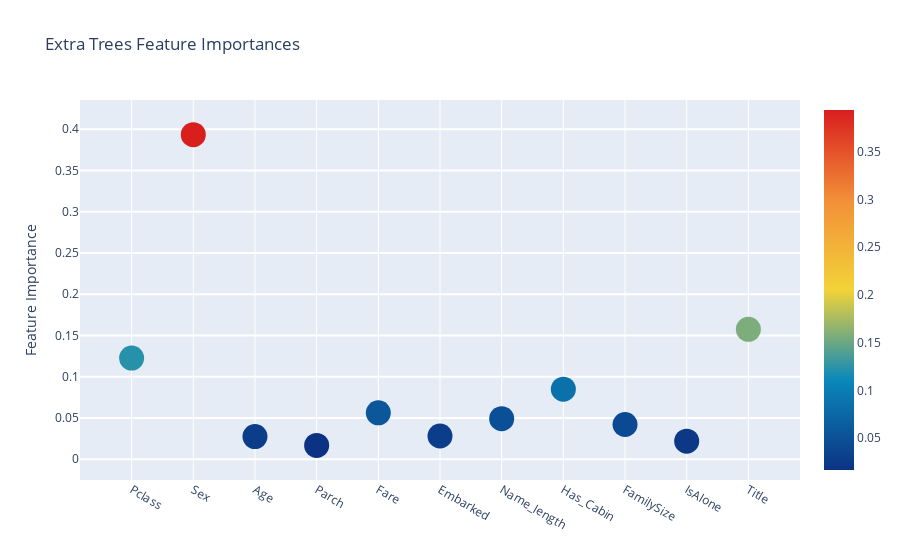
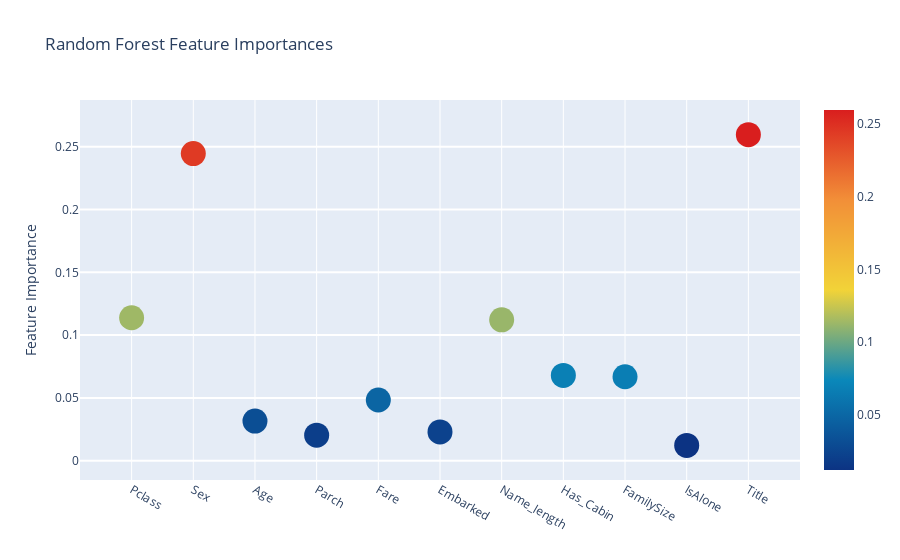
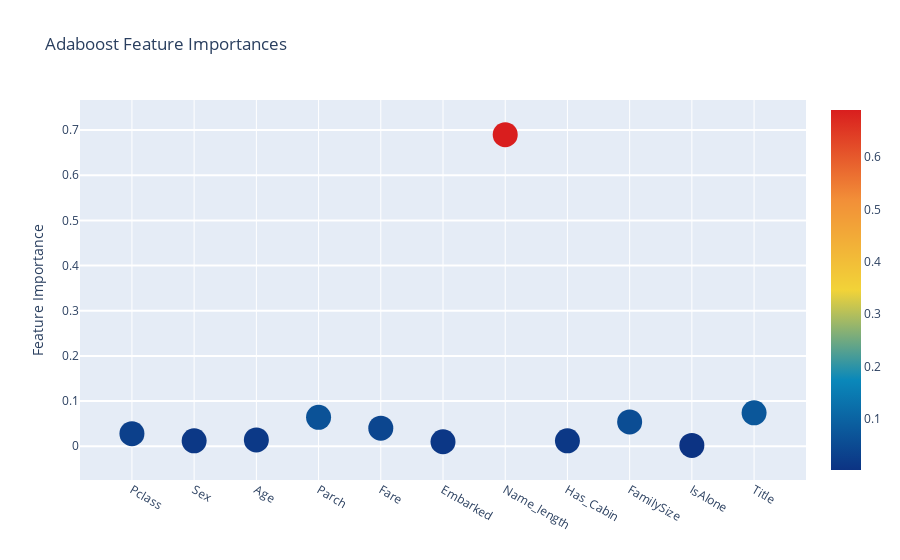
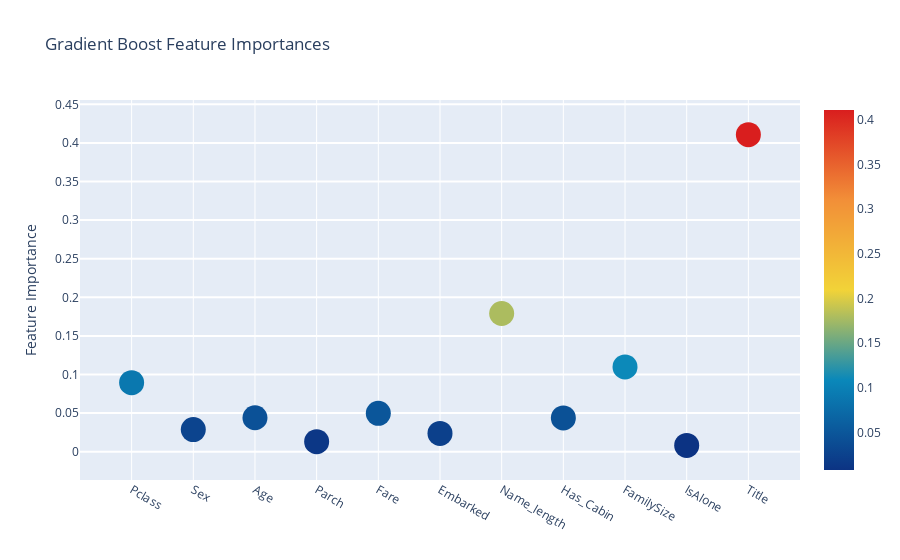

Write notebook code for charts like these, in order.
### Code cell
for i in range(1, 5):
    draw_graph(feature_dataframe.columns[i], feature_dataframe.columns[0])

### Figure 1 — Plotly figure (JSON) as saved in the notebook; plotly's stock layout.template omitted (floating-point values rounded to 4 significant figures)
{"data": [{"marker": {"color": [0.1226, 0.3935, 0.02744, 0.01674, 0.05624, 0.02811, 0.04911, 0.0849, 0.04209, 0.02182, 0.1575], "colorscale": [[0, "rgb(12,51,131)"], [0.25, "rgb(10,136,186)"], [0.5, "rgb(242,211,56)"], [0.75, "rgb(242,143,56)"], [1, "rgb(217,30,30)"]], "showscale": true, "size": 25, "sizemode": "diameter", "sizeref": 1}, "mode": "markers", "text": ["Pclass", "Sex", "Age", "Parch", "Fare", "Embarked", "Name_length", "Has_Cabin", "FamilySize", "IsAlone", "Title"], "type": "scatter", "x": ["Pclass", "Sex", "Age", "Parch", "Fare", "Embarked", "Name_length", "Has_Cabin", "FamilySize", "IsAlone", "Title"], "y": [0.1226, 0.3935, 0.02744, 0.01674, 0.05624, 0.02811, 0.04911, 0.0849, 0.04209, 0.02182, 0.1575]}], "layout": {"autosize": true, "hovermode": "closest", "showlegend": false, "title": {"text": "Extra Trees Feature Importances"}, "yaxis": {"gridwidth": 2, "ticklen": 5, "title": {"text": "Feature Importance"}}}}

### Figure 2 — Plotly figure (JSON) as saved in the notebook; plotly's stock layout.template omitted (floating-point values rounded to 4 significant figures)
{"data": [{"marker": {"color": [0.1138, 0.2445, 0.03151, 0.02032, 0.04831, 0.02289, 0.1121, 0.06791, 0.06681, 0.01218, 0.2596], "colorscale": [[0, "rgb(12,51,131)"], [0.25, "rgb(10,136,186)"], [0.5, "rgb(242,211,56)"], [0.75, "rgb(242,143,56)"], [1, "rgb(217,30,30)"]], "showscale": true, "size": 25, "sizemode": "diameter", "sizeref": 1}, "mode": "markers", "text": ["Pclass", "Sex", "Age", "Parch", "Fare", "Embarked", "Name_length", "Has_Cabin", "FamilySize", "IsAlone", "Title"], "type": "scatter", "x": ["Pclass", "Sex", "Age", "Parch", "Fare", "Embarked", "Name_length", "Has_Cabin", "FamilySize", "IsAlone", "Title"], "y": [0.1138, 0.2445, 0.03151, 0.02032, 0.04831, 0.02289, 0.1121, 0.06791, 0.06681, 0.01218, 0.2596]}], "layout": {"autosize": true, "hovermode": "closest", "showlegend": false, "title": {"text": "Random Forest Feature Importances"}, "yaxis": {"gridwidth": 2, "ticklen": 5, "title": {"text": "Feature Importance"}}}}

### Figure 3 — Plotly figure (JSON) as saved in the notebook; plotly's stock layout.template omitted (floating-point values rounded to 4 significant figures)
{"data": [{"marker": {"color": [0.028, 0.012, 0.014, 0.064, 0.04, 0.01, 0.69, 0.012, 0.054, 0.002, 0.074], "colorscale": [[0, "rgb(12,51,131)"], [0.25, "rgb(10,136,186)"], [0.5, "rgb(242,211,56)"], [0.75, "rgb(242,143,56)"], [1, "rgb(217,30,30)"]], "showscale": true, "size": 25, "sizemode": "diameter", "sizeref": 1}, "mode": "markers", "text": ["Pclass", "Sex", "Age", "Parch", "Fare", "Embarked", "Name_length", "Has_Cabin", "FamilySize", "IsAlone", "Title"], "type": "scatter", "x": ["Pclass", "Sex", "Age", "Parch", "Fare", "Embarked", "Name_length", "Has_Cabin", "FamilySize", "IsAlone", "Title"], "y": [0.028, 0.012, 0.014, 0.064, 0.04, 0.01, 0.69, 0.012, 0.054, 0.002, 0.074]}], "layout": {"autosize": true, "hovermode": "closest", "showlegend": false, "title": {"text": "Adaboost Feature Importances"}, "yaxis": {"gridwidth": 2, "ticklen": 5, "title": {"text": "Feature Importance"}}}}

### Figure 4 — Plotly figure (JSON) as saved in the notebook; plotly's stock layout.template omitted (floating-point values rounded to 4 significant figures)
{"data": [{"marker": {"color": [0.08939, 0.02869, 0.044, 0.01302, 0.04973, 0.02362, 0.1791, 0.04374, 0.1098, 0.008181, 0.4107], "colorscale": [[0, "rgb(12,51,131)"], [0.25, "rgb(10,136,186)"], [0.5, "rgb(242,211,56)"], [0.75, "rgb(242,143,56)"], [1, "rgb(217,30,30)"]], "showscale": true, "size": 25, "sizemode": "diameter", "sizeref": 1}, "mode": "markers", "text": ["Pclass", "Sex", "Age", "Parch", "Fare", "Embarked", "Name_length", "Has_Cabin", "FamilySize", "IsAlone", "Title"], "type": "scatter", "x": ["Pclass", "Sex", "Age", "Parch", "Fare", "Embarked", "Name_length", "Has_Cabin", "FamilySize", "IsAlone", "Title"], "y": [0.08939, 0.02869, 0.044, 0.01302, 0.04973, 0.02362, 0.1791, 0.04374, 0.1098, 0.008181, 0.4107]}], "layout": {"autosize": true, "hovermode": "closest", "showlegend": false, "title": {"text": "Gradient Boost Feature Importances"}, "yaxis": {"gridwidth": 2, "ticklen": 5, "title": {"text": "Feature Importance"}}}}
